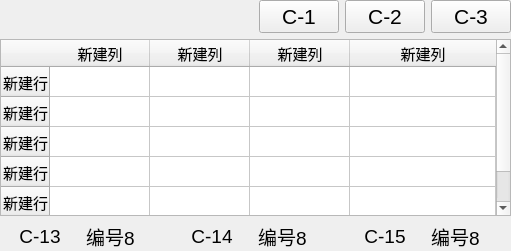
   <widget class="QWidget" name="widget_2" native="true">
    <property name="geometry">
     <rect>
      <x>0</x>
      <y>860</y>
      <width>511</width>
      <height>251</height>
     </rect>
    </property>
    <widget class="QWidget" name="verticalLayoutWidget">
     <property name="geometry">
      <rect>
       <x>0</x>
       <y>0</y>
       <width>511</width>
       <height>251</height>
      </rect>
     </property>
     <layout class="QVBoxLayout" name="verticalLayout">
      <item>
       <layout class="QHBoxLayout" name="horizontalLayout_17">
        <item>
         <spacer name="horizontalSpacer">
          <property name="orientation">
           <enum>Qt::Horizontal</enum>
          </property>
          <property name="sizeHint" stdset="0">
           <size>
            <width>208</width>
            <height>20</height>
           </size>
          </property>
         </spacer>
        </item>
        <item>
         <widget class="QPushButton" name="pushButton">
          <property name="font">
           <font>
            <pointsize>16</pointsize>
           </font>
          </property>
          <property name="text">
           <string>C-1</string>
          </property>
         </widget>
        </item>
        <item>
         <widget class="QPushButton" name="pushButton_2">
          <property name="font">
           <font>
            <pointsize>16</pointsize>
           </font>
          </property>
          <property name="text">
           <string>C-2</string>
          </property>
         </widget>
        </item>
        <item>
         <widget class="QPushButton" name="pushButton_3">
          <property name="font">
           <font>
            <pointsize>16</pointsize>
           </font>
          </property>
          <property name="text">
           <string>C-3</string>
          </property>
         </widget>
        </item>
       </layout>
      </item>
      <item>
       <widget class="QTableWidget" name="tableWidget_2">
        <property name="font">
         <font>
          <pointsize>11</pointsize>
         </font>
        </property>
        <property name="dragDropOverwriteMode">
         <bool>true</bool>
        </property>
        <attribute name="horizontalHeaderShowSortIndicator" stdset="0">
         <bool>false</bool>
        </attribute>
        <attribute name="horizontalHeaderStretchLastSection">
         <bool>true</bool>
        </attribute>
        <attribute name="verticalHeaderStretchLastSection">
         <bool>true</bool>
        </attribute>
        <row>
         <property name="text">
          <string>新建行</string>
         </property>
         <property name="font">
          <font>
           <family>Agency FB</family>
           <pointsize>11</pointsize>
          </font>
         </property>
        </row>
        <row>
         <property name="text">
          <string>新建行</string>
         </property>
         <property name="font">
          <font>
           <family>Agency FB</family>
           <pointsize>11</pointsize>
          </font>
         </property>
        </row>
        <row>
         <property name="text">
          <string>新建行</string>
         </property>
         <property name="font">
          <font>
           <family>Agency FB</family>
           <pointsize>11</pointsize>
          </font>
         </property>
        </row>
        <row>
         <property name="text">
          <string>新建行</string>
         </property>
         <property name="font">
          <font>
           <family>Agency FB</family>
           <pointsize>11</pointsize>
          </font>
         </property>
        </row>
        <row>
         <property name="text">
          <string>新建行</string>
         </property>
         <property name="font">
          <font>
           <family>Agency FB</family>
           <pointsize>11</pointsize>
          </font>
         </property>
        </row>
        <column>
         <property name="text">
          <string>新建列</string>
         </property>
         <property name="font">
          <font>
           <pointsize>11</pointsize>
          </font>
         </property>
        </column>
        <column>
         <property name="text">
          <string>新建列</string>
         </property>
         <property name="font">
          <font>
           <pointsize>11</pointsize>
          </font>
         </property>
        </column>
        <column>
         <property name="text">
          <string>新建列</string>
         </property>
         <property name="font">
          <font>
           <family>Agency FB</family>
           <pointsize>11</pointsize>
          </font>
         </property>
        </column>
        <column>
         <property name="text">
          <string>新建列</string>
         </property>
         <property name="font">
          <font>
           <family>Agency FB</family>
           <pointsize>11</pointsize>
          </font>
         </property>
        </column>
        <item row="0" column="0">
         <property name="text">
          <string/>
         </property>
         <property name="font">
          <font>
           <pointsize>11</pointsize>
          </font>
         </property>
        </item>
       </widget>
      </item>
      <item>
       <layout class="QHBoxLayout" name="horizontalLayout_16">
        <item>
         <widget class="QLabel" name="label_10">
          <property name="minimumSize">
           <size>
            <width>0</width>
            <height>25</height>
           </size>
          </property>
          <property name="maximumSize">
           <size>
            <width>120</width>
            <height>16777215</height>
           </size>
          </property>
          <property name="font">
           <font>
            <pointsize>14</pointsize>
           </font>
          </property>
          <property name="text">
           <string>C-13</string>
          </property>
          <property name="alignment">
           <set>Qt::AlignCenter</set>
          </property>
         </widget>
        </item>
        <item>
         <widget class="QLabel" name="label_12">
          <property name="maximumSize">
           <size>
            <width>120</width>
            <height>16777215</height>
           </size>
          </property>
          <property name="font">
           <font>
            <pointsize>14</pointsize>
           </font>
          </property>
          <property name="text">
           <string>编号8</string>
          </property>
          <property name="alignment">
           <set>Qt::AlignLeading|Qt::AlignLeft|Qt::AlignVCenter</set>
          </property>
         </widget>
        </item>
        <item>
         <widget class="QLabel" name="label_11">
          <property name="maximumSize">
           <size>
            <width>120</width>
            <height>16777215</height>
           </size>
          </property>
          <property name="font">
           <font>
            <pointsize>14</pointsize>
           </font>
          </property>
          <property name="text">
           <string>C-14</string>
          </property>
          <property name="alignment">
           <set>Qt::AlignCenter</set>
          </property>
         </widget>
        </item>
        <item>
         <widget class="QLabel" name="label_15">
          <property name="maximumSize">
           <size>
            <width>120</width>
            <height>16777215</height>
           </size>
          </property>
          <property name="font">
           <font>
            <pointsize>14</pointsize>
           </font>
          </property>
          <property name="text">
           <string>编号8</string>
          </property>
          <property name="alignment">
           <set>Qt::AlignLeading|Qt::AlignLeft|Qt::AlignVCenter</set>
          </property>
         </widget>
        </item>
        <item>
         <widget class="QLabel" name="label_14">
          <property name="maximumSize">
           <size>
            <width>120</width>
            <height>16777215</height>
           </size>
          </property>
          <property name="font">
           <font>
            <pointsize>14</pointsize>
           </font>
          </property>
          <property name="text">
           <string>C-15</string>
          </property>
          <property name="alignment">
           <set>Qt::AlignCenter</set>
          </property>
         </widget>
        </item>
        <item>
         <widget class="QLabel" name="label_13">
          <property name="maximumSize">
           <size>
            <width>120</width>
            <height>16777215</height>
           </size>
          </property>
          <property name="font">
           <font>
            <pointsize>14</pointsize>
           </font>
          </property>
          <property name="text">
           <string>编号8</string>
          </property>
          <property name="alignment">
           <set>Qt::AlignLeading|Qt::AlignLeft|Qt::AlignVCenter</set>
          </property>
         </widget>
        </item>
       </layout>
      </item>
     </layout>
    </widget>
   </widget>
